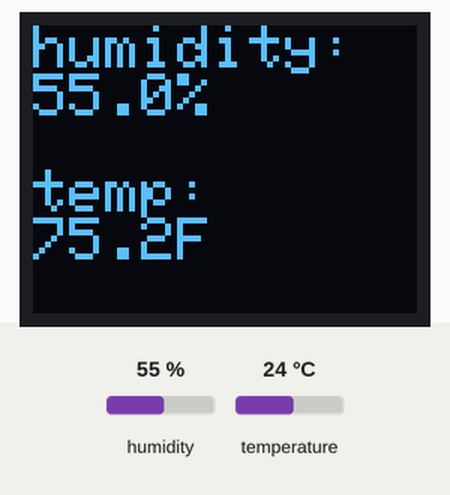
A sketch run on a simulated Arduino Uno, built with avr-gcc and run on an emulated ATmega328P. On the bench: 64×48 one-colour display. The test bench sets the inputs (shaded band); at power-on: humidity 55 %, temperature 24 °C.

Above: at 1.8 s.
1.9 s: humidity set to 22 %
At 3.3 s:
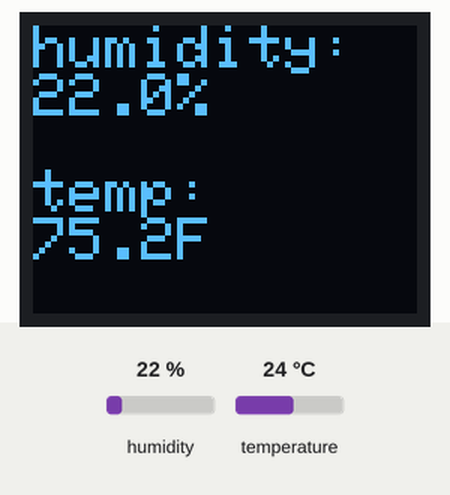
3.6 s: temperature set to 12 °C
At 5.5 s:
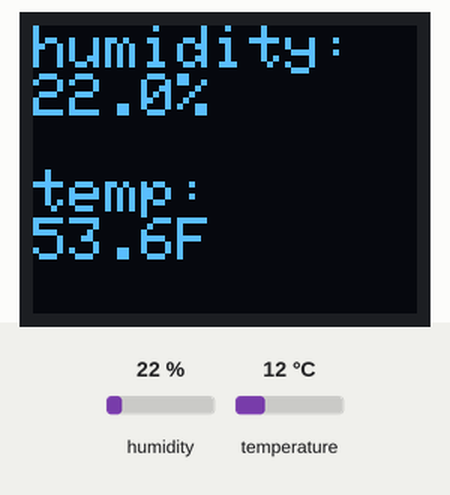
5.8 s: humidity set to 40 %
At 7.0 s:
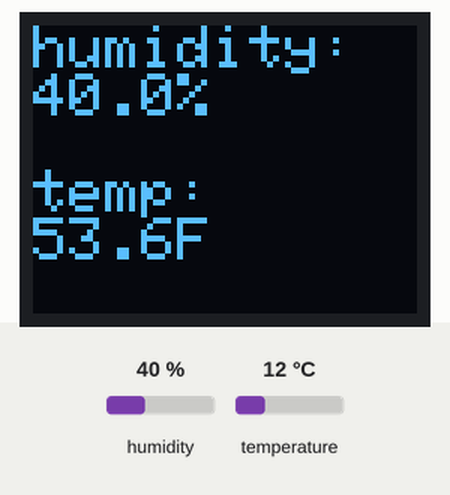
7.9 s: temperature set to 19 °C
At 9.4 s:
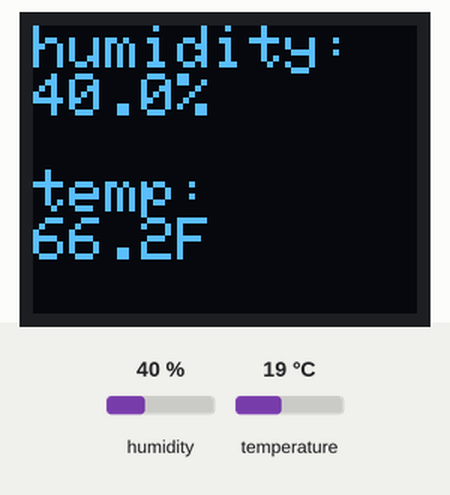
Timing chart, 0 to 10.9 s (numbered marks = the images above; inputs shaded):
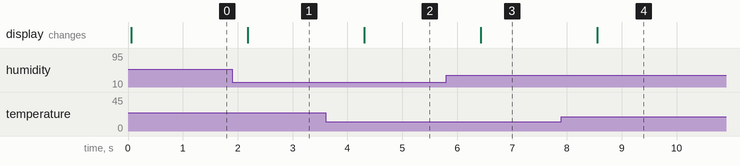

Measured:
- after the input at 1.9 s, the display: changes after 0.29 s (image 1)
- after the input at 3.6 s, the display: changes after 0.71 s (image 2)
- after the input at 5.8 s, the display: changes after 0.63 s (image 3)
- after the input at 7.9 s, the display: changes after 0.66 s (image 4)

The sketch:

temp_humidity.ino
```cpp
/* HOOKUP GUIDE
  SDA ----- A4
  SCL ----- A5
  +   ----- 3V  not provided on microview :(
*/
#include <Wire.h>
#include <MicroView.h>
#include <SparkFunHTU21D.h>

HTU21D humidity;

void setup() {
  humidity.begin();
}

void loop() {
  float humd = humidity.readHumidity();
  float temp = humidity.readTemperature();
  temp = temp * (9/5.0) + 32;

  uView.begin();
  uView.clear(PAGE);
  uView.print("humidity:\n");
  uView.print(humd, 1);
  uView.print("%\n");

  uView.print('\n');
  uView.print("temp:\n");
  uView.print(temp, 1);
  uView.print('F');

  uView.display();

  delay(1000);
}
```
